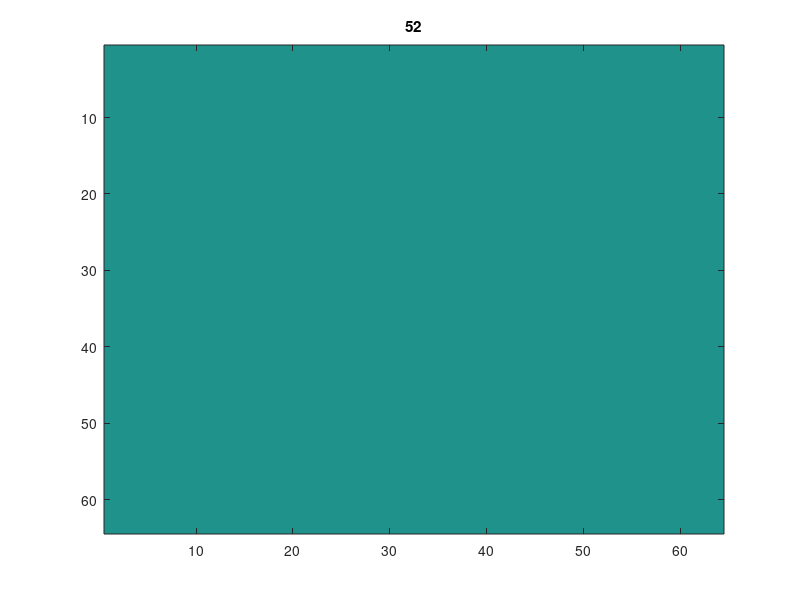

Recreate this plot in MATLAB.
clear
 
defImage = pow2(get(0,'DefaultImageCData'),47);
imgCell = repmat({zeros(size(defImage))},8,7);
for shift = 0:52
    imgCell{shift+1} = bitshift(defImage,shift);
end;
allImages = cell2mat(imgCell.');
imshow(allImages,[min(allImages(:)) max(allImages(:))]);
 
figure(1); clf
for i = 1:52
    i
    imagesc(imgCell{i})
    title(num2str(i))
    pause(1)
end

% Is this real!!?